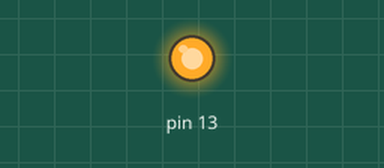
The sketch below on a simulated Arduino Uno, built with avr-gcc and run on an emulated ATmega328P. Parts: output pins drawn as LEDs (lit = HIGH).

Above: at 1.1 s.
At 3.4 s:
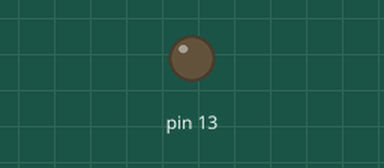
Timing chart, 0 to 6.0 s (numbered marks = the images above):
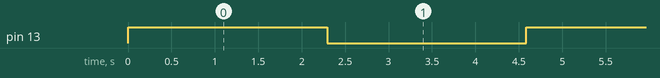

Measured:
- by itself, pin 13: alternates HIGH for 2.3 s and LOW for 2.3 s

The sketch:

blinkled.ino
```cpp
#define PINMASK(x) (1 << x)

void setup(){

  DDRB |= PINMASK(5); /* pinMode(13, OUTPUT); */
}

void smalldelay(){
  for (uint32_t volatile i =0 ; i<0x000FFFFF ; i++);
}

void loop(){

  PORTB |= PINMASK(5); /* digitalWrite(13, HIGH) */
  smalldelay();
  PORTB &= ~PINMASK(5);
  smalldelay();
}
```
